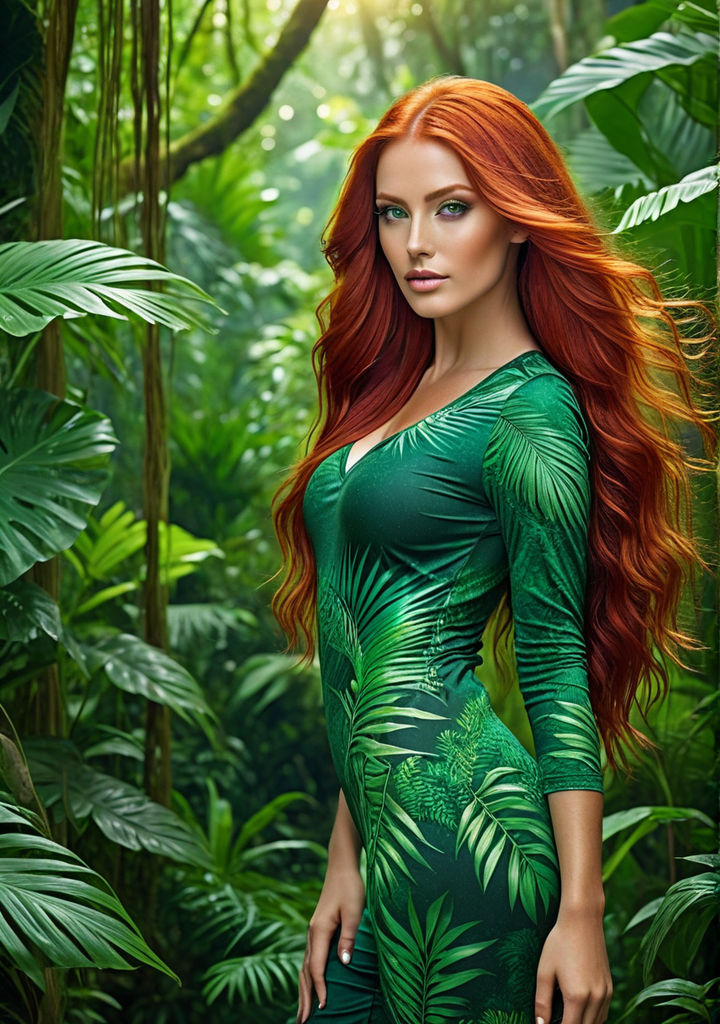
#> input picture Edge_Detection/image.jpeg, 720 x 1024 px
$ python cannyEdge1.py
#> lines starting #> are read from the running program, lines starting #| are printed output that depends on the picture
import cv2 as cv
import numpy as np
import sys

def gaussian_kernel1(size, sigma=1):
    size = int(size) // 2
    x, y = np.mgrid[-size:size+1, -size:size+1]
    normal = 1 / (2.0 * np.pi * sigma**2)
    g = np.exp(-((x**2 + y**2) / (2.0 * sigma**2))) * normal
    return g / np.sum(g)

def gaussian_kernel(img, kernel_size=5, sigma=1):
    kernel = gaussian_kernel1(kernel_size, sigma)
    return cv.filter2D(img, -1, kernel)

def non_max_suppression(img, D):
    M, N = img.shape
    Z = np.zeros((M, N), dtype=np.float32)  # Changed to float32
    angle = D * 180. / np.pi
    angle[angle < 0] += 180

    for i in range(1, M-1):
        for j in range(1, N-1):
            try:
                q, r = 255, 255

                #angle 0
                if (0 <= angle[i, j] < 22.5) or (157.5 <= angle[i, j] <= 180):
                    q = img[i, j + 1]
                    r = img[i, j - 1]
                #angle 45
                elif (22.5 <= angle[i, j] < 67.5):
                    q = img[i + 1, j - 1]
                    r = img[i - 1, j + 1]
                #angle 90
                elif (67.5 <= angle[i, j] < 112.5):
                    q = img[i + 1, j]
                    r = img[i - 1, j]
                #angle 135
                elif (112.5 <= angle[i, j] < 157.5):
                    q = img[i - 1, j - 1]
                    r = img[i + 1, j + 1]

                if (img[i, j] >= q) and (img[i, j] >= r):
                    Z[i, j] = img[i, j]
                else:
                    Z[i, j] = 0

            except IndexError:
                pass

    return Z

def sobel_gradients(img):
    S_x = np.array([[-1, 0, 1],
                    [-2, 0, 2],
                    [-1, 0, 1]], dtype=np.float32)
    S_y = np.array([[-1, -2, -1],
                    [0, 0, 0],
                    [1, 2, 1]], dtype=np.float32)

    G_x = cv.filter2D(img, -1, S_x)
    G_y = cv.filter2D(img, -1, S_y)

    G = np.hypot(G_x, G_y)
    G = G / G.max() * 255  # Normalize
    theta = np.arctan2(G_y, G_x)
    return G, theta

def threshold(img, lowThresholdRatio=0.05, highThresholdRatio=0.15):  # Adjusted ratios
    highThreshold = img.max() * highThresholdRatio
    lowThreshold = highThreshold * lowThresholdRatio

    M, N = img.shape
    res = np.zeros((M, N), dtype=np.uint8)  # Changed to uint8 for image output

    strong = np.uint8(255)
    weak = np.uint8(75)  # Changed value for better visualization

    strong_i, strong_j = np.where(img >= highThreshold)
    weak_i, weak_j = np.where((img <= highThreshold) & (img >= lowThreshold))

    res[strong_i, strong_j] = strong
    res[weak_i, weak_j] = weak

    return res, weak, strong

def hysteresis(img, weak, strong=255):
    M, N = img.shape
    for i in range(1, M-1):
        for j in range(1, N-1):
            if img[i, j] == weak:
                if ((img[i+1, j-1] == strong) or (img[i+1, j] == strong) or
                    (img[i+1, j+1] == strong) or (img[i, j-1] == strong) or
                    (img[i, j+1] == strong) or (img[i-1, j-1] == strong) or
                    (img[i-1, j] == strong) or (img[i-1, j+1] == strong)):
                    img[i, j] = strong
                else:
                    img[i, j] = 0
    return img

def canny_edge_detector(img):
    img_blurred = gaussian_kernel(img)
    G, theta = sobel_gradients(img_blurred)
    non_max = non_max_suppression(G, theta)
    edges, weak, strong = threshold(non_max)
    edges = hysteresis(edges, weak, strong)
    return edges

# Load image in grayscale
imagePath = "image.jpeg"
src_img = cv.imread(imagePath, cv.IMREAD_GRAYSCALE)
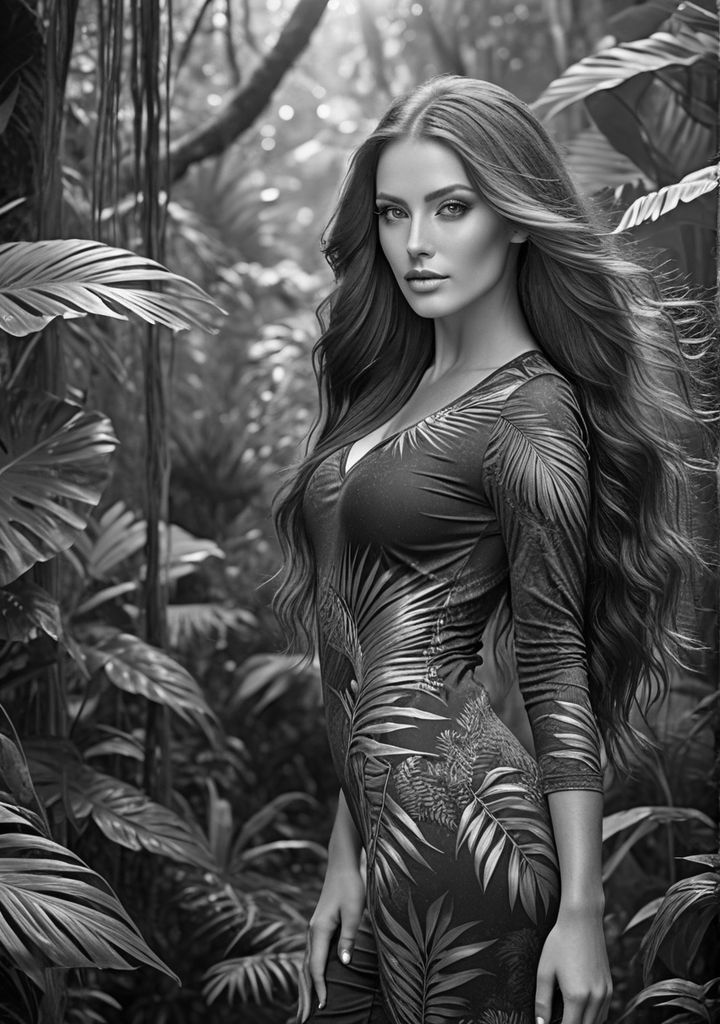
#> src_img: shape (1024, 720); min 0, max 255, mean 80

# Check if image loaded properly
if src_img is None:
    print("Error: Could not load image")
    sys.exit()

# Run Canny edge detection
edges = canny_edge_detector(src_img)
#> in sobel_gradients, `G = np.hypot(G_x, G_y)`:
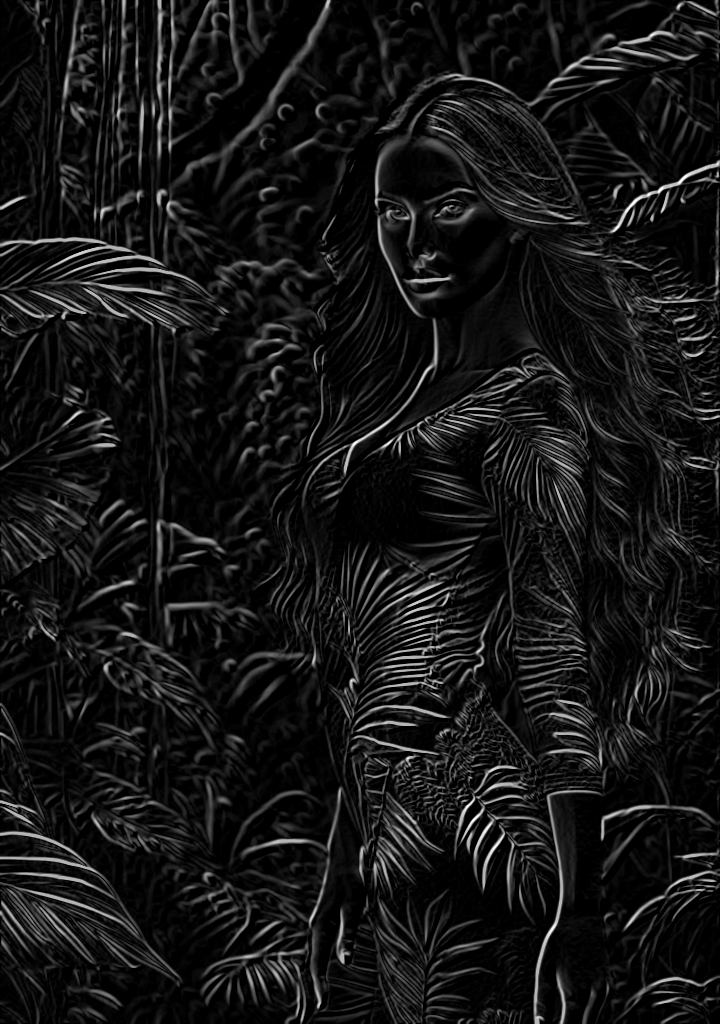
#> G: shape (1024, 720) float16; min 0, max 360.5, mean 30.8; drawn with min black and max white
#> in sobel_gradients, `theta = np.arctan2(G_y, G_x)`:
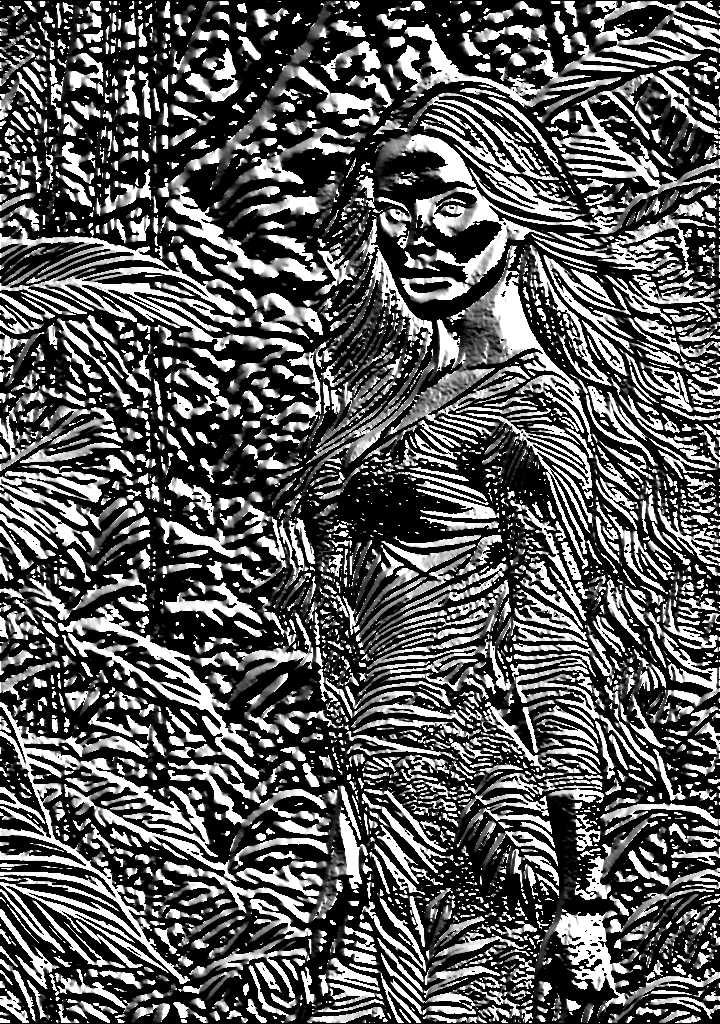
#> theta: shape (1024, 720) float16; min 0, max 1.57, mean 0.555; drawn with min black and max white
#> after the loop in non_max_suppression, `for i in range(1, M-1):`:
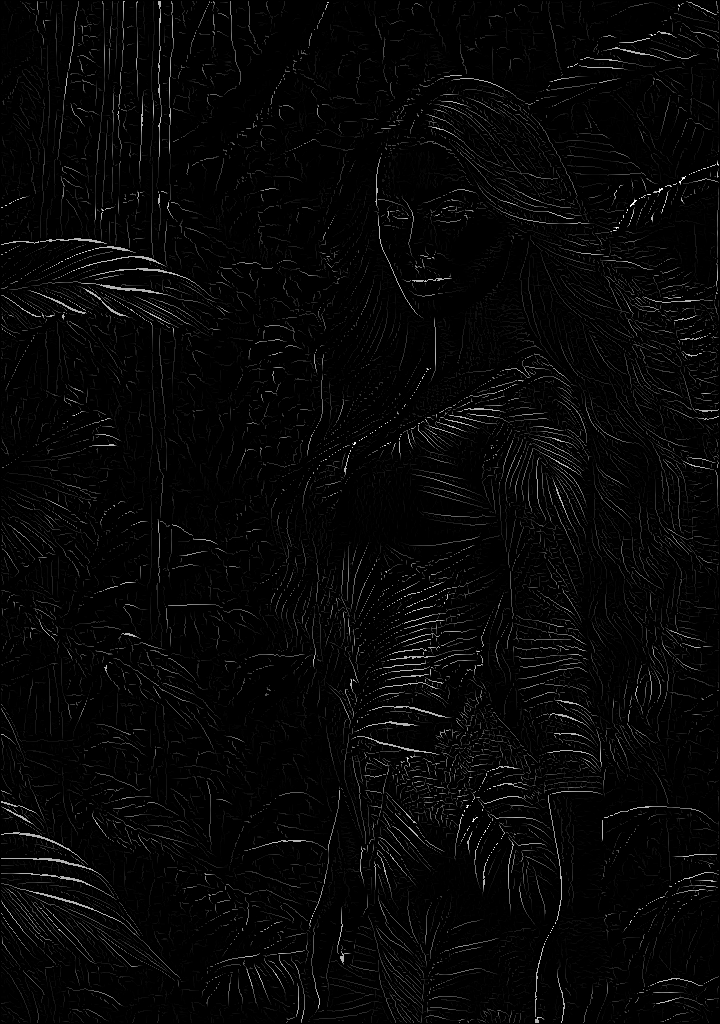
#> Z: shape (1024, 720) float32; min 0, max 255, mean 6.6
#> in threshold, `highThreshold = img.max() * highThresholdRatio`: highThreshold = 38.25
#> in threshold, `lowThreshold = highThreshold * lowThresholdRatio`: lowThreshold = 1.91
#> in canny_edge_detector, `edges, weak, strong = threshold(non_max)`:
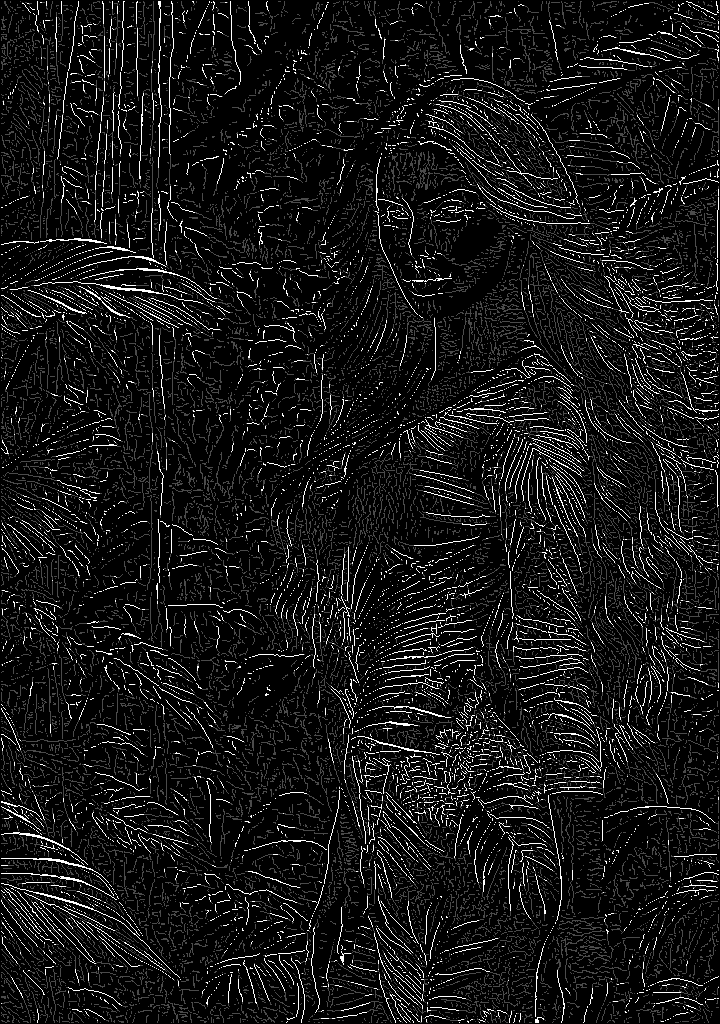
#> edges: shape (1024, 720); min 0, max 255, mean 22.1
#> in canny_edge_detector, `edges, weak, strong = threshold(non_max)`: weak = 75; strong = 255
#> after the loop in hysteresis, `for i in range(1, M-1):`:
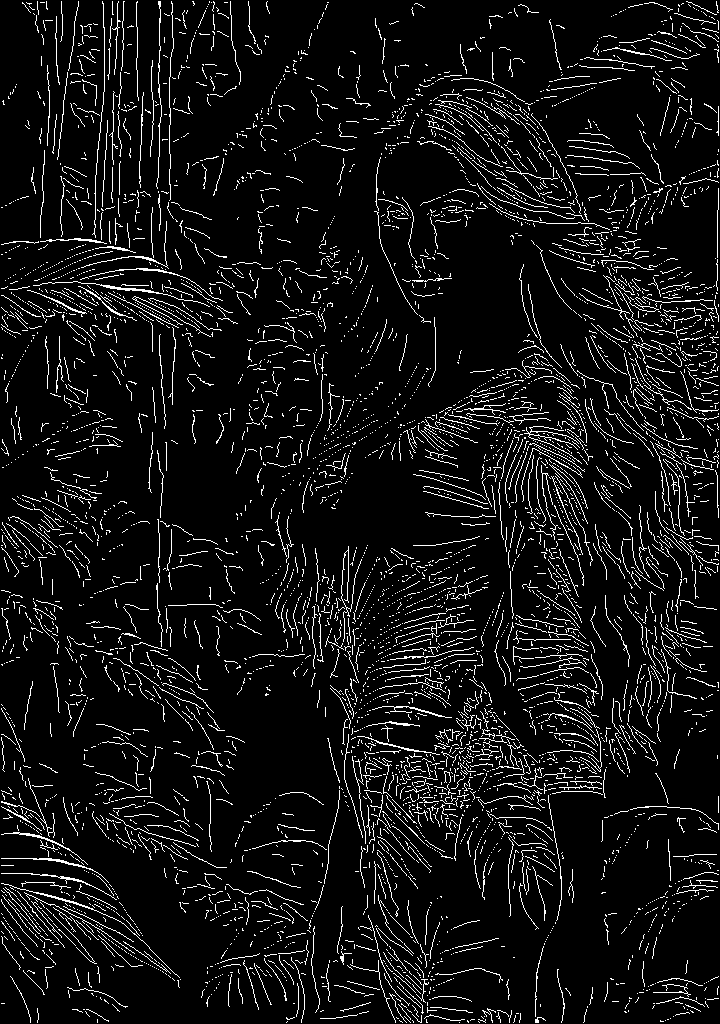
#> img: shape (1024, 720); 7.3% white in thin lines or dots

# Save the result
cv.imwrite('edges.jpg', edges)
cv.waitKey(0)
cv.destroyAllWindows()
